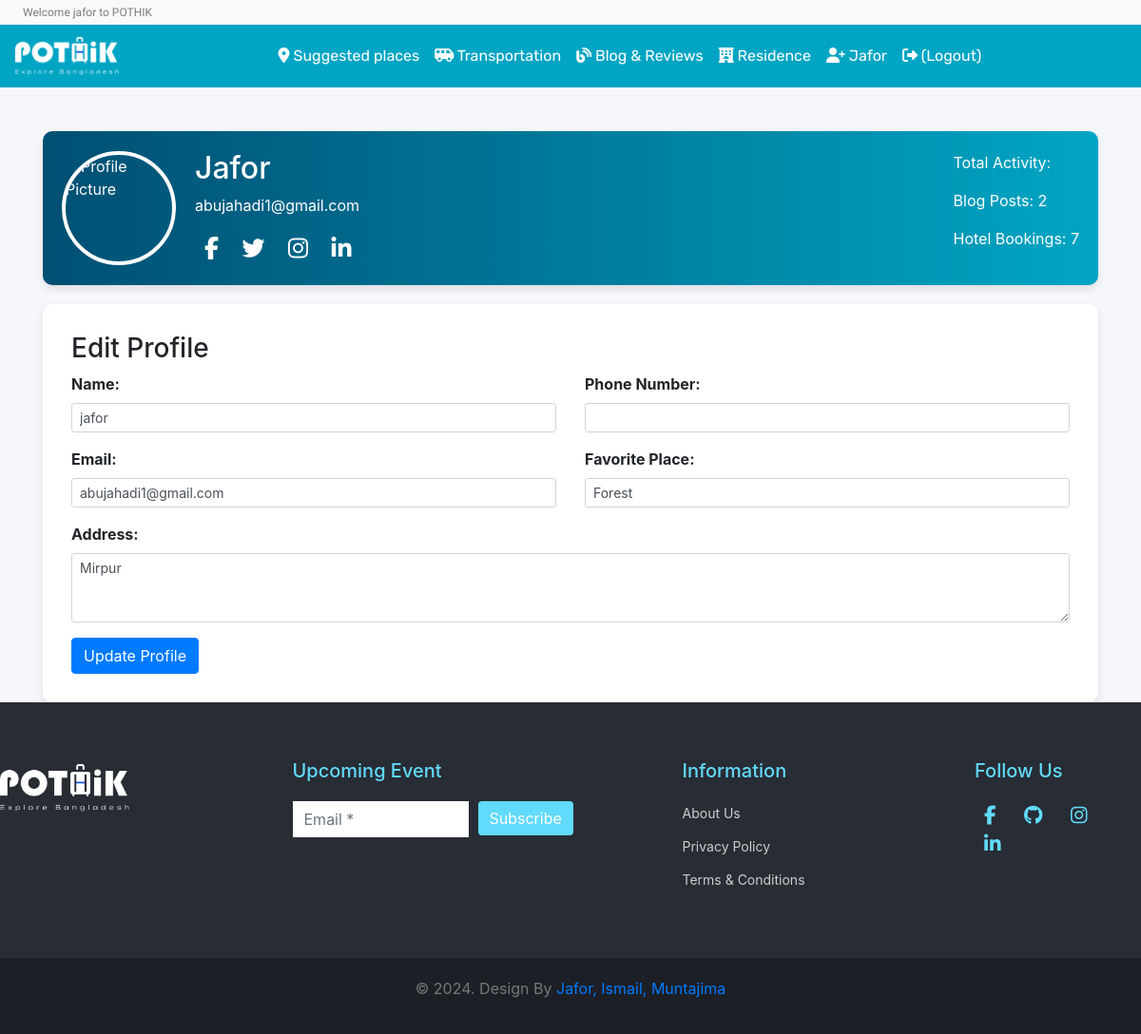
/profile.php (signed in), run on an earlier commit of the app's database.
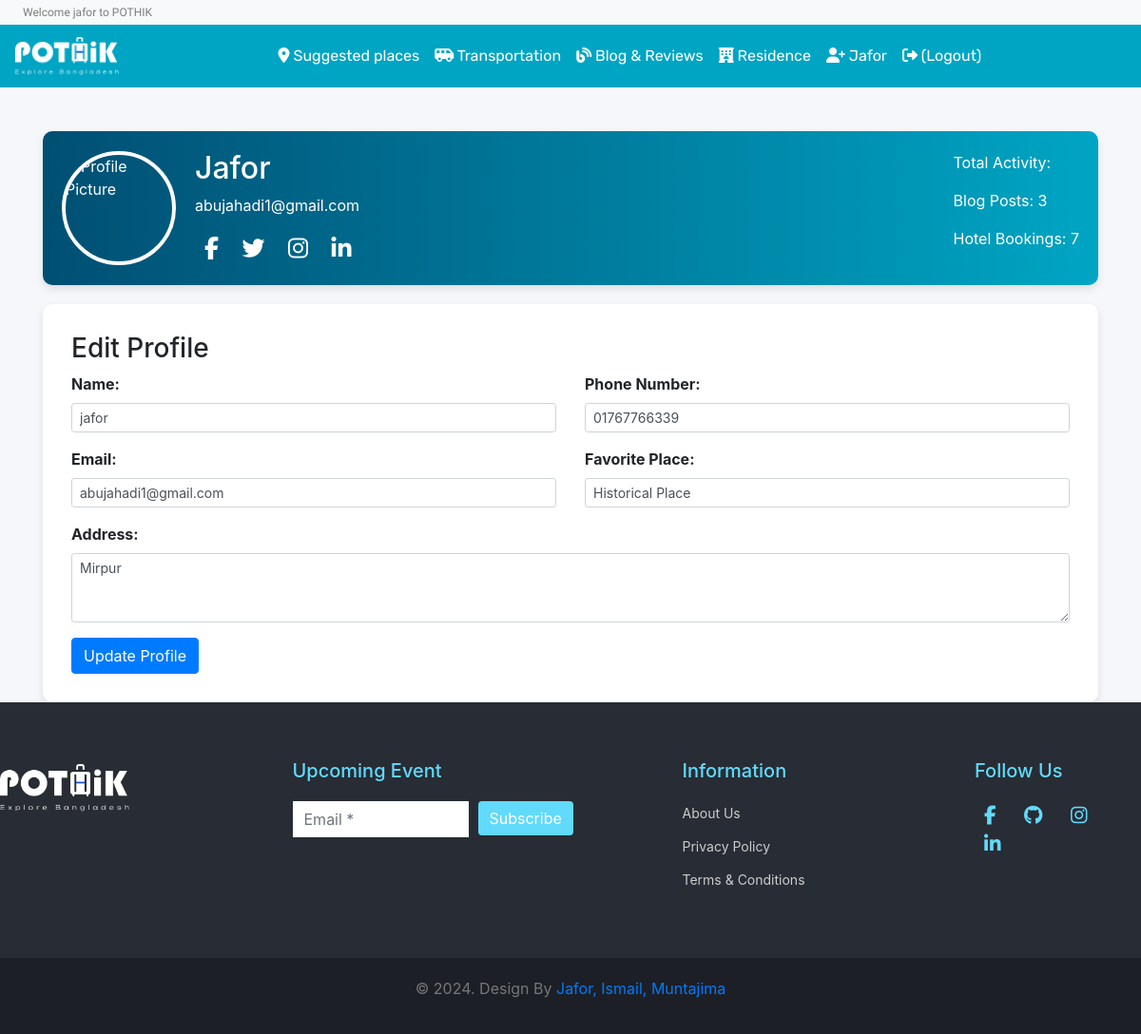
And on a later commit of the database.
### tables this page shows
CREATE TABLE `users` (
  `user_id` int(11) NOT NULL,
  `user_name` varchar(50) NOT NULL,
  `email` varchar(50) NOT NULL,
  `password` varchar(50) DEFAULT NULL,
  `number` text NOT NULL,
  `Fplace` varchar(20) NOT NULL,
  `address` varchar(50) NOT NULL,
  `verification_code` varchar(255) NOT NULL,
  `is_verify` int(10) NOT NULL DEFAULT 0
);

### database/functions.php (called while the page is built, shortened)
<?php
function check_login($con)
{
	if(isset($_SESSION['user_id']))
	{
		$id = $_SESSION['user_id'];
		$query = "select * from users where user_id = '$id' limit 1";
		$result = mysqli_query($con,$query);
		if($result && mysqli_num_rows($result) > 0)
		{
			$user_data = mysqli_fetch_assoc($result);
			return $user_data;
		}
	}
	die;
}

### profile.php (the view, shortened to what the changed rows need)
<?php
include('header.php');
$conn = new mysqli('localhost', 'root', '', 'travel');
if (isset($_SESSION['user_id'])) {
    $user_id = $_SESSION['user_id'];
} else {
    die("User is not logged in.");
}
$blog_stmt = $conn->prepare("SELECT COUNT(`topic_title`) as blog_count FROM `blog_table` WHERE `name`=?");
$blog_stmt->bind_param("s", $user_data['user_name']);
$blog_stmt->execute();
$blog_result = $blog_stmt->get_result();
$blog_data = $blog_result->fetch_assoc();
$blog_post_count = $blog_data['blog_count'];
$reservation_stmt = $conn->prepare("SELECT COUNT(`reservation_id`) as booking_count FROM `reservations` WHERE `user_id`=?");
$reservation_stmt->bind_param("i", $user_id);
$reservation_stmt->execute();
$reservation_result = $reservation_stmt->get_result();
$reservation_data = $reservation_result->fetch_assoc();
$hotel_booking_count = $reservation_data['booking_count'];
?>
<!DOCTYPE html>
<html lang="en">
<head>
    <link rel="stylesheet" href="https://maxcdn.bootstrapcdn.com/bootstrap/4.5.2/css/bootstrap.min.css">
</head>
<body>
    <div class="container mt-5">
        <div class="profile-header">
            <div class="profile-details">
                <div>
                    <h2 class="text-capitalize"><?php echo $user_data['user_name']; ?></h2>
                    <p><?php echo $user_data['email']; ?></p>
                    <div class="social-icons">
                        <a href="#"><i class="fab fa-facebook-f"></i></a>
                        <a href="#"><i class="fab fa-twitter"></i></a>
                        <a href="#"><i class="fab fa-instagram"></i></a>
                        <a href="#"><i class="fab fa-linkedin-in"></i></a>
                    </div>
                </div>
                <div class="text-left">
                    <p>Total Activity:</p>
                    <p>Blog Posts: <?php echo $blog_post_count; ?></p>
                    <p>Hotel Bookings: <?php echo $hotel_booking_count; ?></p>
                </div>
            </div>
        </div>
        <div class="form-container">
            <form action="update_profile.php" method="POST">
                <div class="row">
                    <div class="col-md-6">
                        <div class="form-group">
                            <label for="name">Name:</label>
                            <input type="text" class="form-control form-control-sm" id="name" name="name" value="<?php echo $user_data['user_name']; ?>" required>
                        </div>
                        <div class="form-group">
                            <label for="email">Email:</label>
                            <input type="email" class="form-control form-control-sm" id="email" name="email" value="<?php echo $user_data['email']; ?>" required>
                        </div>
                    </div>
                    <div class="col-md-6">
                        <div class="form-group">
                            <label for="phone">Phone Number:</label>
                            <input type="text" class="form-control form-control-sm" id="phone" name="phone" value="<?php echo $user_data['number']; ?>" required>
                        </div>
                        <div class="form-group">
                            <label for="Fplace">Favorite Place:</label>
                            <select id="Fplace" class="form-control form-control-sm" name="Fplace" required>
                                <option value="Forest" <?php if($user_data['Fplace'] == 'Forest') echo 'selected'; ?>>Forest</option>
                                <option value="Historical" <?php if($user_data['Fplace'] == 'Historical') echo 'selected'; ?>>Historical Place</option>
                            </select>
                        </div>
                    </div>
                </div>
                <div class="form-group">
                    <label for="address">Address:</label>
                    <textarea class="form-control form-control-sm" id="address" name="address" rows="3" required><?php echo $user_data['address']; ?></textarea>
                </div>
            </form>
        </div>
    </div>
</body>
</html>
<?php
include('footer.php');
?>

### header.php (shortened to what the changed rows need)
<?php
include ("database/connection.php");
include ("database/functions.php");
$user_data = check_login($con);
?>
<!DOCTYPE html>
<html lang="en">
<head>
    <link href="https://cdn.jsdelivr.net/npm/bootstrap@5.2.1/dist/css/bootstrap.min.css" rel="stylesheet"
>
    <link rel="stylesheet" href="https://stackpath.bootstrapcdn.com/bootstrap/4.4.1/css/bootstrap.min.css"
>
    <link rel="stylesheet" href="https://cdnjs.cloudflare.com/ajax/libs/OwlCarousel2/2.3.4/assets/owl.carousel.min.css"
 />
    <link rel="stylesheet"
        href="https://cdnjs.cloudflare.com/ajax/libs/OwlCarousel2/2.3.4/assets/owl.theme.default.min.css"
 />
    <link rel="stylesheet" href="https://cdnjs.cloudflare.com/ajax/libs/font-awesome/5.13.0/css/all.min.css"
 />
    <link rel="stylesheet" href="https://cdnjs.cloudflare.com/ajax/libs/font-awesome/6.2.1/css/all.min.css">
    <link href="https://cdn.jsdelivr.net/npm/bootstrap@5.2.3/dist/css/bootstrap.min.css" rel="stylesheet"
>
    <link href="https://cdn.jsdelivr.net/npm/bootstrap@5.2.0-beta1/dist/css/bootstrap.min.css" rel="stylesheet"
>
    <link rel="stylesheet" href="style.css">
    <?php
    require ('functions.php');
    ?>
</head>
<body>
    <header id="header" class="fixed-top">
        <div class="strip d-flex justify-content-between px-4 py-1 bg-light shadow-sm">
            <p class="font-rale font-size-12 text-black-50 m-0 welcome-text">
                Welcome <?php echo $user_data['user_name']; ?> to POTHIK
            </p>
        </div>
        <nav class="navbar navbar-expand-lg navbar-dark color-second-bg">
            <div class="collapse navbar-collapse" id="navbarNav">
                <ul class="navbar-nav m-auto font-rubik">
                    <li class="nav-item active">
                        <a class="nav-link text-capitalize hover-effect" href="./profile.php">
                            <i class="fa-solid fa-user-plus"></i> <?php echo $user_data['user_name']; ?>
                        </a>
                    </li>
                </ul>
            </div>
        </nav>
    </header>
</body>

What changed in the data, as far as the page shows it:
changed users "Jafor": phone (not shown) → "01767766339"; Fplace "Forest" → "Historical Place"
Also different on the page:
$blog_post_count: "2" → "3"
